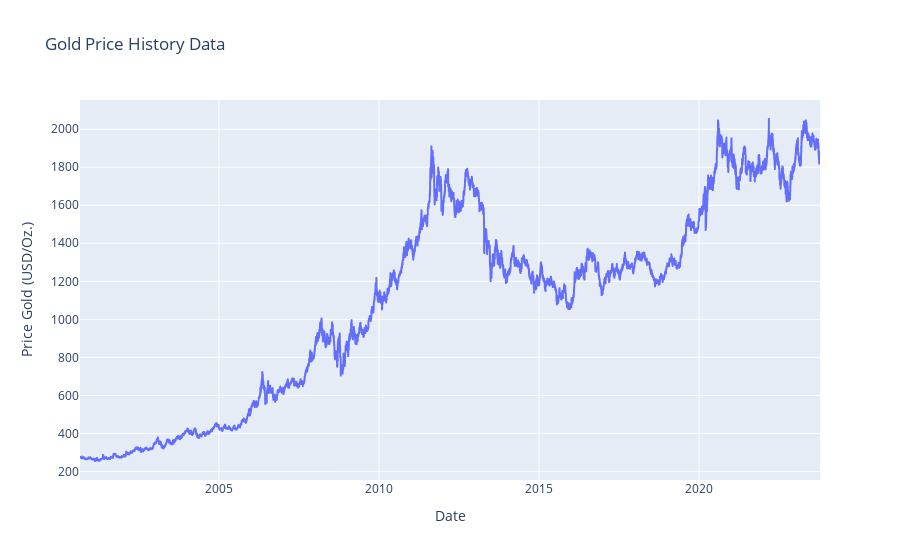

Write notebook code for a chart like this one.
### Markdown cell above
> #### Step 4: Plot graph show value
- Check graph direction in data with open price column
- Check the distribution of the difference between the previous day's opening and closing prices.

### Code cell
fig = px.line(x=df.index,y=df['Open'],
              title='Gold Price History Data')
fig.update_layout(xaxis_title="Date",yaxis_title="Price Gold (USD/Oz.)")
fig.show()

### Figure 1 — Plotly figure (JSON) as saved in the notebook; plotly's stock layout.template omitted (floating-point values rounded to 4 significant figures; data arrays with more than 128 entries replaced by an {"elided": "..."} marker saying what was removed)
{"data": [{"hovertemplate": "x=%{x}<br>y=%{y}<extra></extra>", "legendgroup": "", "line": {"color": "#636efa", "dash": "solid"}, "marker": {"symbol": "circle"}, "mode": "lines", "name": "", "showlegend": false, "type": "scattergl", "x": {"elided": "5801 str values"}, "xaxis": "x", "y": {"elided": "5801 float values"}, "yaxis": "y"}], "layout": {"legend": {"tracegroupgap": 0}, "title": {"text": "Gold Price History Data"}, "xaxis": {"anchor": "y", "domain": [0, 1], "title": {"text": "Date"}}, "yaxis": {"anchor": "x", "domain": [0, 1], "title": {"text": "Price Gold (USD/Oz.)"}}}}
